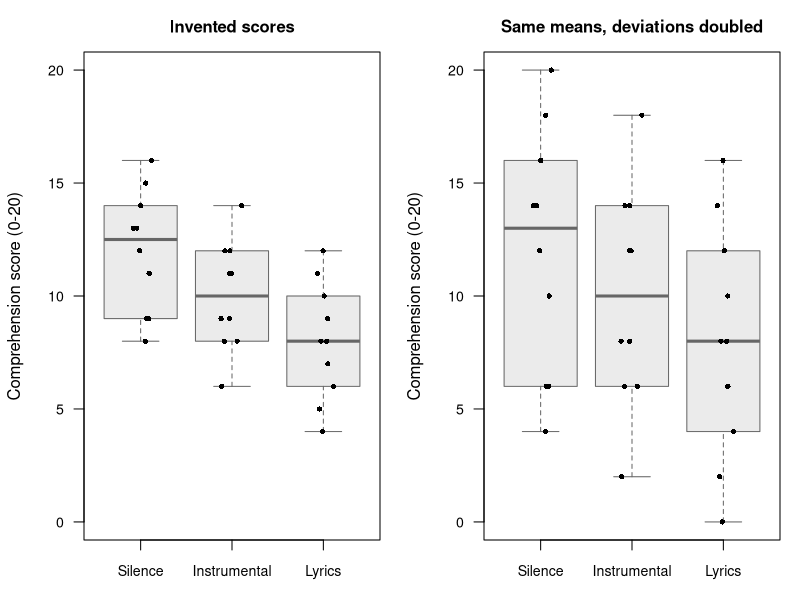
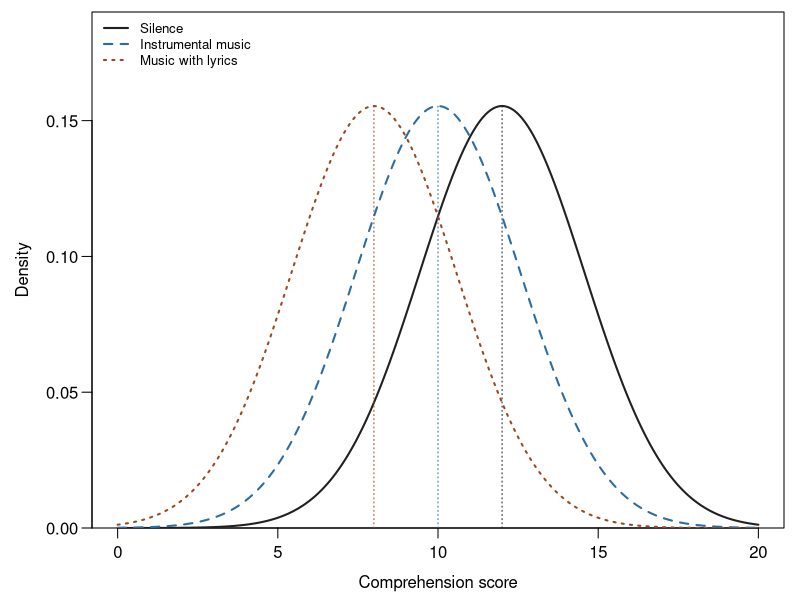
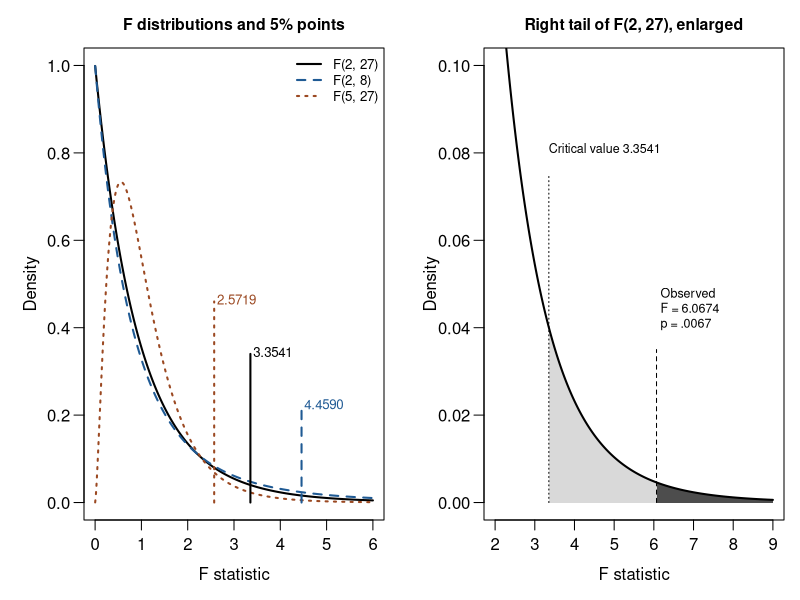
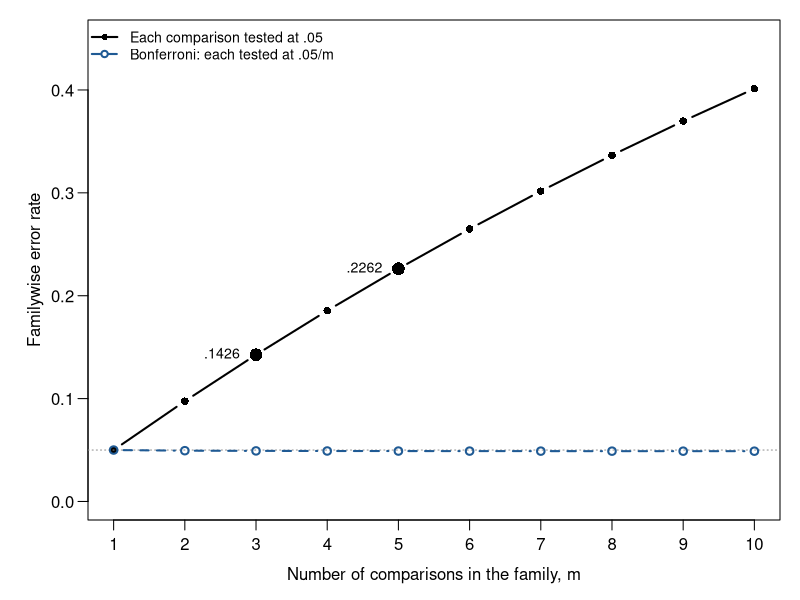
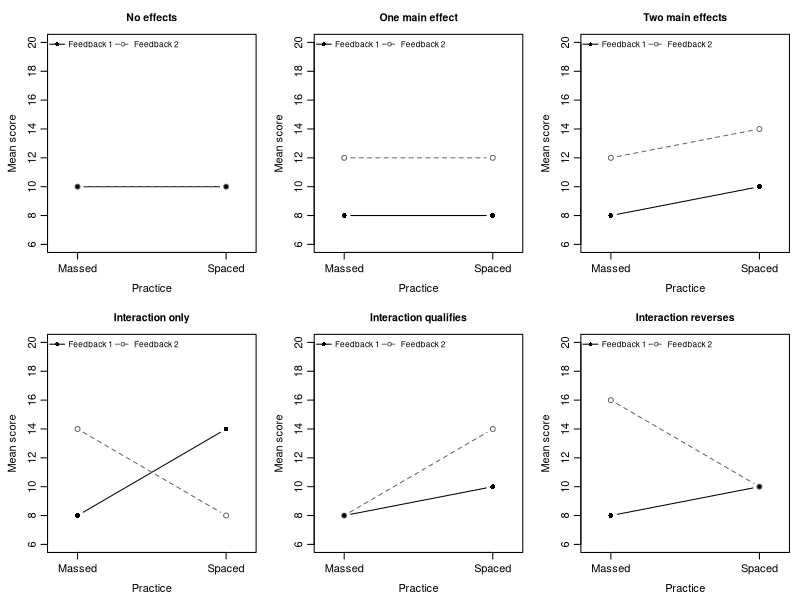
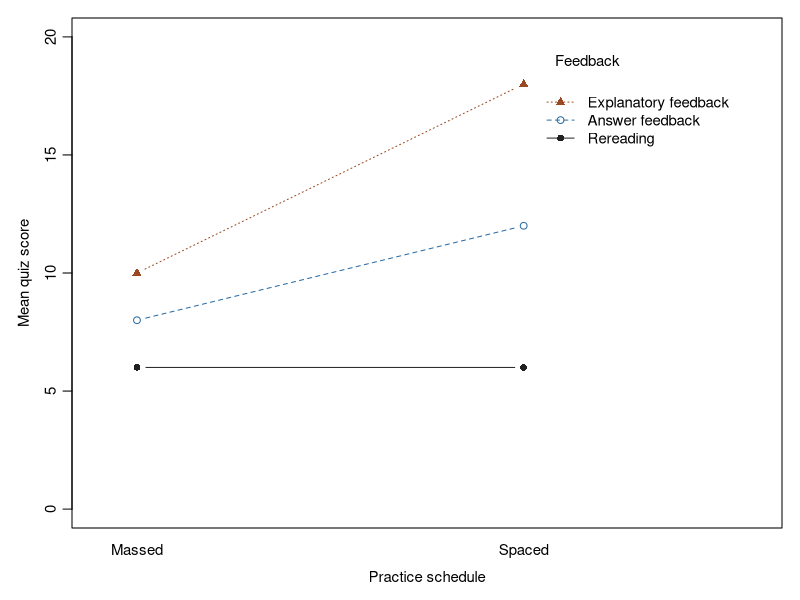
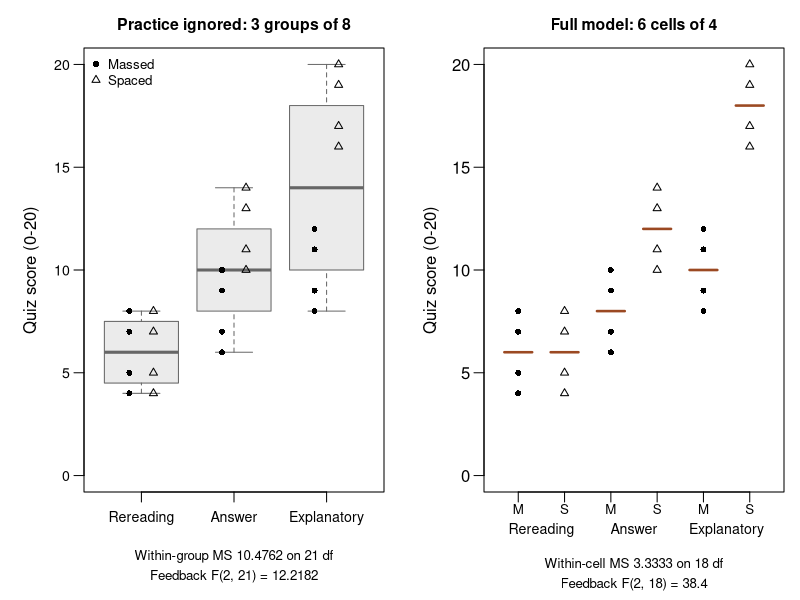
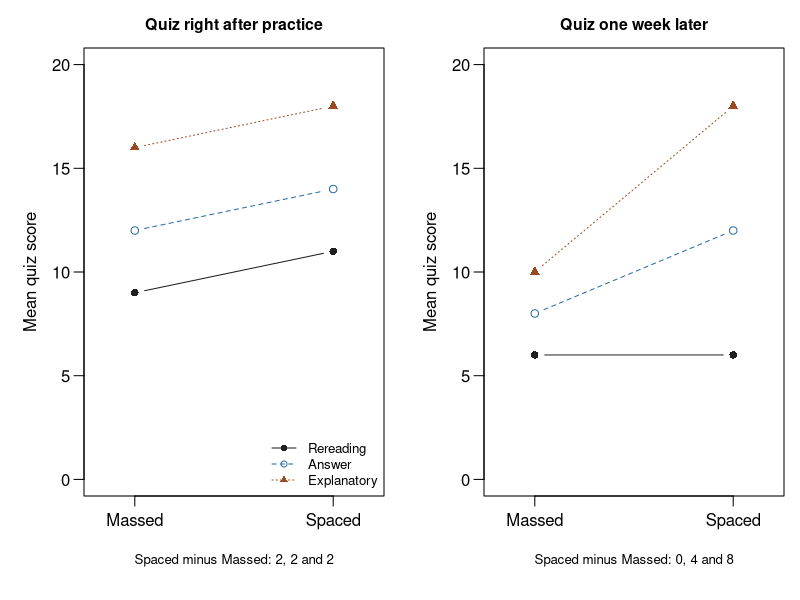

These charts were generated, in order, by the following R code:
## ---- chunk 1
#| label: setup
#| include: false
knitr::opts_chunk$set(echo = FALSE, warning = FALSE, message = FALSE,
  fig.pos = "!ht", collapse = TRUE, comment = "#>")
if (knitr::is_latex_output()) knitr::opts_chunk$set(dev = "cairo_pdf")
# Display helper: round once to four decimals and drop trailing zeros;
# a vector shares the fewest decimals that show every member.
num4 <- function(x) format(round(x, 4), digits = 15, scientific = FALSE,
  trim = TRUE)
sound_levels <- c("Silence", "Instrumental music", "Music with lyrics")
sound_data <- data.frame(
  student = sprintf("S%02d", 1:30),
  sound = factor(rep(sound_levels, each = 10), levels = sound_levels),
  score = c(8, 9, 9, 11, 12, 13, 13, 14, 15, 16,
            6, 8, 8, 9, 9, 11, 11, 12, 12, 14,
            4, 5, 6, 7, 8, 8, 9, 10, 11, 12))
one_way <- aov(score ~ sound, data = sound_data)
feedback_data <- data.frame(
  student = 1:24,
  feedback = factor(rep(c("Rereading", "Answer feedback",
    "Explanatory feedback"), each = 8),
    levels = c("Rereading", "Answer feedback", "Explanatory feedback")),
  practice = factor(rep(rep(c("Massed", "Spaced"), each = 4), 3),
    levels = c("Massed", "Spaced")),
  score = c(4, 5, 7, 8, 4, 5, 7, 8,
    6, 7, 9, 10, 10, 11, 13, 14,
    8, 9, 11, 12, 16, 17, 19, 20))
full_fit <- aov(score ~ feedback * practice, data = feedback_data)
# The three-way study of Section 4.7: the 24 students above, quizzed one
# week after practice, and 24 more quizzed right after practice, whose
# cells lie at their means minus 2, minus 1, plus 1 and plus 2.
right_after_scores <- rep(c(9, 11, 12, 14, 16, 18), each = 4) +
  rep(c(-2, -1, 1, 2), 6)
timing_data <- rbind(
  data.frame(feedback_data, timing = "One week later"),
  data.frame(student = 25:48, feedback = feedback_data$feedback,
    practice = feedback_data$practice, score = right_after_scores,
    timing = "Right after practice"))
timing_data$timing <- factor(timing_data$timing,
  levels = c("Right after practice", "One week later"))
three_fit <- aov(score ~ feedback * practice * timing, data = timing_data)
## ---- chunk 2
#| label: ch04-oneway-check
#| include: false
# Stops the render if a printed one-way anchor no longer matches its data.
f4 <- function(x) sprintf("%.4f", x)
one_way_table <- anova(one_way)
welch_check <- oneway.test(score ~ sound, data = sound_data,
  var.equal = FALSE)
tukey_check <- TukeyHSD(one_way, which = "sound")$sound
two_groups <- droplevels(subset(sound_data, sound != "Instrumental music"))
t_two <- t.test(score ~ sound, data = two_groups, var.equal = TRUE)
group_mean <- ave(sound_data$score, sound_data$sound)
doubled_check <- anova(aov(score ~ sound, data = transform(sound_data,
  score = group_mean + 2 * (score - group_mean))))
stopifnot(
  f4(tapply(sound_data$score, sound_data$sound, sd)) ==
    c("2.7080", "2.4037", "2.5820"),
  f4(one_way_table$`F value`[1]) == "6.0674",
  f4(one_way_table$`Pr(>F)`[1]) == "0.0067",
  f4(one_way_table$`Mean Sq`[2]) == "6.5926",
  f4(c(welch_check$statistic, welch_check$parameter[2],
    welch_check$p.value)) == c("5.5144", "17.9561", "0.0136"),
  f4(tukey_check[, "lwr"]) == c("-4.8470", "-6.8470", "-4.8470"),
  f4(tukey_check[, "upr"]) == c("0.8470", "-1.1530", "0.8470"),
  f4(tukey_check[, "p adj"]) == c("0.2085", "0.0047", "0.2085"),
  f4(c(t_two$statistic, t_two$p.value)) == c("3.3806", "0.0033"),
  f4(c(doubled_check$`F value`[1], doubled_check$`Pr(>F)`[1])) ==
    c("1.5169", "0.2375"))
# Anchors of the what-moves-F table, the F-reference figure, the
# familywise figure, the printed family critical values and the
# practice-ignored display.
gm <- ave(sound_data$score, sound_data$sound)
halved <- transform(sound_data, score = score - (gm - 10) / 2)
halved_tab <- anova(aov(score ~ sound, data = halved))
v <- tapply(sound_data$score, sound_data$sound, var)
F_twenty <- (20 * 8 / 2) / (19 * sum(v) / 57)
critical <- c(qt(.975, 27), qt(1 - .05 / 4, 27), sqrt(2 * qf(.95, 2, 27)))
F_crit <- c(qf(.95, 2, 27), qf(.95, 2, 8), qf(.95, 5, 27))
m <- 1:10
se_pair <- sqrt(178 / 27 * (1 / 10 + 1 / 10))
ignore_tab <- anova(aov(score ~ feedback, data = feedback_data))
stopifnot(
  f4(c(halved_tab$`Mean Sq`[1], halved_tab$`F value`[1],
    halved_tab$`Pr(>F)`[1])) == c("10.0000", "1.5169", "0.2375"),
  f4(c(F_twenty, 160 / (160 + 19 * sum(v)))) == c("12.1348", "0.2986"),
  pf(F_twenty, 2, 57, lower.tail = FALSE) < .0001,
  f4(critical) == c("2.0518", "2.3734", "2.5900"),
  f4(c(-2, -4) - critical[2] * se_pair) == c("-4.7253", "-6.7253"),
  f4(c(-2, -4) + critical[2] * se_pair) == c("0.7253", "-1.2747"),
  f4(F_crit) == c("3.3541", "4.4590", "2.5719"),
  f4(1 - (1 - .05)^c(3, 5)) == c("0.1426", "0.2262"),
  all(1 - (1 - .05 / m)^m <= .05 + 1e-12),
  f4(c(ignore_tab$`Mean Sq`[2], ignore_tab$`F value`[1],
    ignore_tab$`Pr(>F)`[1])) == c("10.4762", "12.2182", "0.0003"),
  f4(tapply(feedback_data$score, feedback_data$feedback, sd)) ==
    c("1.6903", "2.7255", "4.5981"),
  f4(258 / 29) == "8.8966")
# Anchors of Sections 2.1, 2.3, 4.5 and 4.7: the pairwise-test rate, the
# model figure's SD, the declared contrast's interval, the three-way
# cell means and the entries of the side-by-side table.
three_tab <- anova(three_fit)
two_tab <- anova(full_fit)
se_dd <- sqrt(60 / 18 * (1 / 4 + 1 / 4 + 1 / 4 + 1 / 4))
se_simple <- sqrt(60 / 18 * (1 / 4 + 1 / 4))
t18 <- qt(.975, 18)
stopifnot(
  f4(1 - ptukey(qt(.975, 27) * sqrt(2), 3, 27)) == "0.1193",
  f4(sqrt(178 / 27)) == "2.5676",
  f4(c(se_dd, t18, 4 - t18 * se_dd, 4 + t18 * se_dd)) ==
    c("1.8257", "2.1009", "0.1643", "7.8357"),
  f4(c(4 - t18 * se_simple, 4 + t18 * se_simple)) ==
    c("1.2877", "6.7123"),
  identical(as.vector(with(timing_data,
    tapply(score, list(feedback, practice, timing), mean))),
    c(9, 12, 16, 11, 14, 18, 6, 8, 10, 6, 12, 18)),
  f4(tapply(timing_data$score, timing_data$timing, mean)) ==
    c("13.3333", "10.0000"),
  isTRUE(all.equal(two_tab$`Sum Sq`, c(256, 96, 64, 60))),
  two_tab$Df == c(2, 1, 2, 18),
  f4(two_tab$`F value`[1:3]) == c("38.4000", "28.8000", "9.6000"),
  three_tab$Df == c(2, 1, 1, 2, 2, 1, 2, 36),
  f4(three_tab$`Sum Sq`) == c("450.6667", "108.0000", "133.3333",
    "32.0000", "2.6667", "12.0000", "32.0000", "120.0000"),
  f4(sum(three_tab$`Sum Sq`)) == "890.6667",
  f4(three_tab$`Mean Sq`) == c("225.3333", "108.0000", "133.3333",
    "16.0000", "1.3333", "12.0000", "16.0000", "3.3333"),
  f4(three_tab$`F value`[1:7]) == c("67.6000", "32.4000", "40.0000",
    "4.8000", "0.4000", "3.6000", "4.8000"),
  all(three_tab$`Pr(>F)`[1:3] < .0001),
  f4(three_tab$`Pr(>F)`[4:7]) == c("0.0142", "0.6733", "0.0658", "0.0142"))
# Anchors of tbl-ch04-multiway: the familywise rate at seven tests, the
# counts of rows, cells and error df, and the df of the four-way rows.
k <- 2:4
cells <- c(6, 12, 24)
four_df <- c(2, 1, 1, 1, 2, 2, 2, 1, 1, 1, 2, 2, 2, 1, 2)
stopifnot(
  f4(1 - (1 - .05)^7) == "0.3017",
  2^k - 1 == c(3, 7, 15),
  4 * cells - cells == c(18, 36, 72),
  sum(four_df) == 24 - 1, length(four_df) == 15,
  choose(12, 2) == 66)
## ---- chunk 3
#| label: fig-ch04-separation-spread
#| fig-cap: "The idea of ANOVA: the same group means with different within-group spread. Left: the thirty invented scores. Right: a constructed version in which every score's distance from its group mean is doubled, so the group means and counts are unchanged, although the medians that the boxes mark can shift. Boxes show each group's median and middle half; each point is a student, jittered sideways so that equal scores stay visible."
#| fig-alt: "Two panels of vertical boxplots with jittered points for Silence, Instrumental music and Music with lyrics, on a 0 to 20 score axis. In the left panel the invented scores span 4 to 16, with medians 12.5, 10 and 8. In the right panel every deviation from the group mean is doubled, so the scores span 0 to 20, the boxes are about twice as tall and the Silence median moves to 13, while the group means stay at 12, 10 and 8."
#| fig-width: 7
#| fig-height: 3.4
#| out-width: 100%
group_mean <- ave(sound_data$score, sound_data$sound)
doubled <- transform(sound_data,
  score = group_mean + 2 * (score - group_mean))
panel <- function(dat, title) {
  boxplot(score ~ sound, data = dat, ylim = c(0, 20), las = 1,
    names = c("Silence", "Instrumental", "Lyrics"),
    col = "grey92", border = "grey40", xlab = "", cex.axis = .85,
    ylab = "Comprehension score (0-20)", main = title)
  set.seed(12345)
  stripchart(score ~ sound, data = dat, vertical = TRUE,
    method = "jitter", jitter = .12, pch = 16, cex = .7,
    add = TRUE)
}
par(mfrow = c(1, 2), mar = c(3, 4.2, 2.6, 1), cex.main = 1)
panel(sound_data, "Invented scores")
panel(doubled, "Same means, deviations doubled")
par(mfrow = c(1, 1))
## ---- chunk 4
#| label: fig-ch04-model
#| fig-cap: "The one-way model for the background-sound study: the scores of each condition vary Normally around that condition's model mean, with one spread common to all three. The curves are drawn at the observed means 12, 10 and 8 with the common SD estimated by the square root of the within-group mean square, 2.5676."
#| fig-alt: "Three bell-shaped Normal curves of identical width on a comprehension-score axis from 0 to 20, centred at 8 for Music with lyrics, 10 for Instrumental music and 12 for Silence, each marked at its centre by a dotted line, with a legend naming the three conditions; the curves overlap widely."
#| fig-width: 7
#| fig-height: 2.3
#| out-width: 100%
sd_common <- sqrt(178 / 27)
centre <- c(12, 10, 8)
curve_col <- c("#202020", "#2B6CA3", "#9B4922")
xs <- seq(0, 20, length.out = 400)
par(mar = c(3.6, 4.6, .6, .8), mgp = c(2.2, .7, 0))
plot(NA, xlim = c(0, 20), ylim = c(0, .19), las = 1, yaxs = "i",
  xlab = "Comprehension score", ylab = "")
title(ylab = "Density", line = 3)
for (g in 1:3) {
  lines(xs, dnorm(xs, centre[g], sd_common), lwd = 2, lty = g,
    col = curve_col[g])
  segments(centre[g], 0, centre[g], dnorm(0, 0, sd_common),
    lty = 3, col = curve_col[g])
}
legend("topleft", c("Silence", "Instrumental music", "Music with lyrics"),
  lwd = 2, lty = 1:3, col = curve_col, bty = "n", cex = .8)
## ---- chunk 5
#| label: fig-ch04-f-reference
#| fig-cap: "F distributions and the one-way statistic. Left: three F distributions, each indexed by its numerator and denominator df; a vertical mark in each curve's colour and line type, labelled with its value, shows the point beyond which 5% of that distribution lies. Right: the right tail of F(2, 27), enlarged. The shaded areas together are the .05 beyond the critical value 3.3541; the dark area beyond the observed statistic 6.0674 is the p-value, .0067."
#| fig-alt: "Left panel, titled F distributions and 5% points: three right-skewed density curves over F values from 0 to 6. F(2, 27) and F(2, 8) both start near 1 at zero and decline almost together, F(2, 8) with a slightly heavier right tail; F(5, 27) rises from zero to a peak of about 0.73 near 0.6 and then declines. A labelled vertical mark in each curve's colour and line type stands at its 5% point: 2.5719 for F(5, 27), 3.3541 for F(2, 27) and 4.4590 for F(2, 8), so the heavier tail of F(2, 8) shows as a mark further to the right. Right panel: the F(2, 27) density from 2 to 9 on a vertical scale enlarged to 0.10. A dotted line marks the critical value 3.3541 and the area to its right is shaded light grey; a dashed line marks the observed F = 6.0674, and the dark area to its right is labelled p = .0067."
#| fig-width: 7
#| fig-height: 3.3
#| out-width: 100%
F_obs <- summary(one_way)[[1]][1, "F value"]
F_crit <- qf(.95, 2, 27)
df_pairs <- list(c(2, 27), c(2, 8), c(5, 27))
curve_col <- c("black", "#1F5A94", "#9B4922")
crit <- sapply(df_pairs, function(d) qf(.95, d[1], d[2]))
mark_top <- c(.34, .22, .46)
par(mfrow = c(1, 2), mar = c(4, 4.2, 2.4, .8), cex.main = .95)
xx <- seq(.001, 6, length.out = 600)
plot(NA, xlim = c(0, 6), ylim = c(0, 1), las = 1, xlab = "F statistic",
  ylab = "Density", main = "F distributions and 5% points")
for (k in 1:3) lines(xx, df(xx, df_pairs[[k]][1], df_pairs[[k]][2]),
  lwd = 2, lty = k, col = curve_col[k])
segments(crit, 0, crit, mark_top, lwd = 2, lty = 1:3, col = curve_col)
text(crit + .06, mark_top, num4(crit), adj = c(0, .3),
  col = curve_col, cex = .8)
legend("topright", lwd = 2, lty = 1:3, col = curve_col, bty = "n",
  cex = .8, sprintf("F(%d, %d)", sapply(df_pairs, `[`, 1),
    sapply(df_pairs, `[`, 2)))
xt <- seq(2, 9, length.out = 400)
plot(xt, df(xt, 2, 27), type = "n", ylim = c(0, .1), las = 1,
  xlab = "F statistic", ylab = "Density",
  main = "Right tail of F(2, 27), enlarged")
t1 <- seq(F_crit, 9, length.out = 200)
polygon(c(F_crit, t1, 9), c(0, df(t1, 2, 27), 0), col = "grey85",
  border = NA)
t2 <- seq(F_obs, 9, length.out = 200)
polygon(c(F_obs, t2, 9), c(0, df(t2, 2, 27), 0), col = "grey30",
  border = NA)
lines(xt, df(xt, 2, 27), lwd = 2)
segments(c(F_crit, F_obs), 0, c(F_crit, F_obs), c(.075, .035),
  lty = c(3, 2))
text(F_crit, .08, paste("Critical value", num4(F_crit)), adj = c(0, 0),
  cex = .75)
text(F_obs + .1, .04, sprintf("Observed\nF = %s\np = .0067", num4(F_obs)),
  adj = c(0, 0), cex = .75)
par(mfrow = c(1, 1))
## ---- chunk 6
#| label: fig-ch04-familywise
#| fig-cap: "The familywise error rate for m hypothetical independent comparisons whose null hypotheses are all true, each tested at .05 (upper line) or at Bonferroni's .05/m (lower line)."
#| fig-alt: "Two lines over the number of comparisons m, from 1 to 10. The upper line, each comparison tested at .05, rises from .05 at m = 1 through .0975 and .1426, marked at m = 3, and .1855 and .2262, marked at m = 5, to .4013 at m = 10. The lower line, Bonferroni's allocation of .05/m to each comparison, stays just below a dotted reference line at .05 for every m."
#| fig-width: 7
#| fig-height: 2.5
#| out-width: 100%
m <- 1:10
each <- 1 - (1 - .05)^m
bonferroni <- 1 - (1 - .05 / m)^m
par(mar = c(4, 4.4, 1, 1))
plot(m, each, type = "b", pch = 16, lwd = 2, ylim = c(0, .45), las = 1,
  xaxt = "n", xlab = "Number of comparisons in the family, m",
  ylab = "Familywise error rate")
axis(1, at = m)
abline(h = .05, col = "grey55", lty = 3)
lines(m, bonferroni, type = "b", pch = 1, lwd = 2, lty = 2,
  col = "#1F5A94")
points(c(3, 5), each[c(3, 5)], pch = 16, cex = 1.7)
text(c(3, 5), each[c(3, 5)], sub("^0", "", num4(each[c(3, 5)])),
  pos = 2, offset = .8, cex = .85)
legend("topleft", c("Each comparison tested at .05",
  "Bonferroni: each tested at .05/m"),
  pch = c(16, 1), lty = 1:2, lwd = 2, col = c("black", "#1F5A94"),
  bty = "n", cex = .85)
## ---- chunk 7
#| label: fig-ch04-interaction-patterns
#| fig-cap: "Six schematic patterns of cell means, covering the whole range of main-effect and interaction combinations. The two lines are two levels of a feedback factor; the drawings illustrate averages and changing differences, without significance claims."
#| fig-alt: "Six panels. No effects: Feedback 1 and Feedback 2 coincide as one flat line at 10. One main effect: two separated flat lines at 8 and 12. Two main effects: parallel rising lines. Interaction only: crossing lines with equal marginal means. Interaction qualifies: both lines rise from 8, Feedback 2 more steeply. Interaction reverses: Feedback 1 rises from 8 to 10 while Feedback 2 falls from 16 to 10."
#| fig-width: 7
#| fig-height: 3.9
#| out-width: 100%
patterns <- list(
  "No effects" = matrix(c(10, 10, 10, 10), 2, byrow = TRUE),
  "One main effect" = matrix(c(8, 8, 12, 12), 2, byrow = TRUE),
  "Two main effects" = matrix(c(8, 10, 12, 14), 2, byrow = TRUE),
  "Interaction only" = matrix(c(8, 14, 14, 8), 2, byrow = TRUE),
  "Interaction qualifies" = matrix(c(8, 10, 8, 14), 2, byrow = TRUE),
  "Interaction reverses" = matrix(c(8, 10, 16, 10), 2, byrow = TRUE))
par(mfrow = c(2, 3), mar = c(3.6, 3.6, 2.6, .8), mgp = c(2.2, .7, 0))
for (nm in names(patterns)) {
  matplot(1:2, t(patterns[[nm]]), type = "b", pch = c(16, 1),
    lty = c(1, 2), col = c("black", "grey40"),
    ylim = c(6, 20), xlim = c(.85, 2.15), xaxt = "n",
    xlab = "Practice", ylab = "Mean score", main = nm)
  axis(1, at = 1:2, labels = c("Massed", "Spaced"))
  legend("topleft", c("Feedback 1", "Feedback 2"), pch = c(16, 1),
    lty = c(1, 2), col = c("black", "grey40"), bty = "n",
    cex = .75, horiz = TRUE, x.intersp = .5)
}
par(mfrow = c(1, 1))
## ---- chunk 8
#| label: fig-ch04-cell-means
#| fig-cap: "Quiz cell means across practice schedules in the full 3 × 2 example. Each line joins means of different students; the schedule differences are 0, 4 and 8 points."
#| fig-alt: "Rereading stays at 6 from Massed to Spaced practice. Answer feedback rises from 8 to 12. Explanatory feedback rises from 10 to 18. The nonparallel lines show that the schedule comparison changes across feedback conditions."
#| fig-width: 7
#| fig-height: 3.1
#| out-width: 100%
par(mar = c(4, 4, 1, 1), cex = .9)
with(feedback_data,
  interaction.plot(practice, feedback, score, type = "b",
    pch = c(16, 1, 17), lty = 1:3,
    col = c("#202020", "#2B6CA3", "#9B4922"),
    xlab = "Practice schedule", ylab = "Mean quiz score",
    trace.label = "Feedback", ylim = c(0, 20)))
## ---- chunk 9
#| label: fig-ch04-ignore-practice
#| fig-cap: "The 24 feedback-by-practice scores analysed two ways. Left: practice is left out, so each feedback condition is one group of eight; filled circles mark Massed and triangles Spaced students. Right: the six cells of the full model, with a bar at each cell mean. Leaving practice out moves the practice and interaction variation into the within-group term."
#| fig-alt: "Two panels on a 0 to 20 quiz-score axis. Left: three boxplots of eight scores each. Rereading runs from 4 to 8, its Massed and Spaced scores identical; Answer feedback runs from 6 to 14; Explanatory feedback runs from 8 to 20, its Massed scores 8 to 12 and Spaced scores 16 to 20 forming two clusters. Beneath it: within-group MS 10.4762 on 21 df, feedback F(2, 21) = 12.2182. Right: the same scores in six cells of four, each spanning four points around its cell mean: 6 and 6 for Rereading, 8 and 12 for Answer feedback, 10 and 18 for Explanatory feedback, Massed then Spaced. Beneath it: within-cell MS 3.3333 on 18 df, feedback F(2, 18) = 38.4."
#| fig-width: 7
#| fig-height: 3.9
#| out-width: 100%
short <- c("Rereading", "Answer", "Explanatory")
symbol <- ifelse(feedback_data$practice == "Massed", 16, 2)
par(mfrow = c(1, 2), mar = c(5.4, 4.2, 2.4, .8), cex.main = .95)
boxplot(score ~ feedback, data = feedback_data, ylim = c(0, 20), las = 1,
  names = short, col = "grey92", border = "grey40", cex.axis = .85,
  xlab = "", ylab = "Quiz score (0-20)",
  main = "Practice ignored: 3 groups of 8")
points(as.integer(feedback_data$feedback) +
    ifelse(feedback_data$practice == "Massed", -.13, .13),
  feedback_data$score, pch = symbol, cex = .8)
legend("topleft", c("Massed", "Spaced"), pch = c(16, 2), bty = "n",
  cex = .8)
mtext("Within-group MS 10.4762 on 21 df", side = 1, line = 2.6, cex = .8)
mtext("Feedback F(2, 21) = 12.2182", side = 1, line = 3.6, cex = .8)
cell <- interaction(feedback_data$practice, feedback_data$feedback)
cell_mean <- tapply(feedback_data$score, cell, mean)
plot(as.integer(cell), feedback_data$score, pch = symbol, cex = .8,
  xlim = c(.5, 6.5), ylim = c(0, 20), xaxt = "n", las = 1, xlab = "",
  ylab = "Quiz score (0-20)", main = "Full model: 6 cells of 4")
segments(1:6 - .3, cell_mean, 1:6 + .3, cell_mean, lwd = 2.5,
  col = "#9B4922")
axis(1, at = 1:6, labels = rep(c("M", "S"), 3), cex.axis = .8, padj = -.8)
axis(1, at = c(1.5, 3.5, 5.5), labels = short, tick = FALSE, line = .6,
  cex.axis = .85)
mtext("Within-cell MS 3.3333 on 18 df", side = 1, line = 3, cex = .8)
mtext("Feedback F(2, 18) = 38.4", side = 1, line = 4, cex = .8)
## ---- chunk 10
#| label: fig-ch04-three-way
#| fig-cap: "Cell means of the three-way study. Each panel is the feedback-by-practice plot for one quiz timing, with each line joining means of different students. Right after practice the lines are parallel, so Answer's schedule difference minus Rereading's is 0; one week later they fan out, and the same difference of differences is 4. That change across timing is a three-way interaction."
#| fig-alt: "Two panels of cell means on a 0 to 20 quiz-score axis, with practice schedule on the horizontal axis and one line per feedback condition. Left panel, quiz right after practice: Rereading rises from 9 to 11, Answer feedback from 12 to 14 and Explanatory feedback from 16 to 18, three parallel lines; beneath it, Spaced minus Massed: 2, 2 and 2. Right panel, quiz one week later: Rereading stays at 6, Answer feedback rises from 8 to 12 and Explanatory feedback from 10 to 18, so the lines fan out; beneath it, Spaced minus Massed: 0, 4 and 8."
#| fig-width: 7
#| fig-height: 3.2
#| out-width: 100%
line_col <- c("#202020", "#2B6CA3", "#9B4922")
note <- c("Spaced minus Massed: 2, 2 and 2",
  "Spaced minus Massed: 0, 4 and 8")
par(mfrow = c(1, 2), mar = c(5.2, 4.2, 2.4, .8), cex.main = .95)
for (p in 1:2) {
  half <- timing_data[timing_data$timing == levels(timing_data$timing)[p], ]
  means <- with(half, tapply(score, list(feedback, practice), mean))
  matplot(1:2, t(means), type = "b", pch = c(16, 1, 17),
    lty = 1:3, col = line_col, ylim = c(0, 20), xlim = c(.8, 2.2),
    xaxt = "n", las = 1, xlab = "", ylab = "Mean quiz score",
    main = paste("Quiz", tolower(levels(timing_data$timing)[p])))
  axis(1, at = 1:2, labels = c("Massed", "Spaced"))
  mtext(note[p], side = 1, line = 2.6, cex = .8)
  if (p == 1) legend("bottomright", c("Rereading", "Answer", "Explanatory"),
    pch = c(16, 1, 17), lty = 1:3, col = line_col, bty = "n", cex = .8)
}
par(mfrow = c(1, 1))
## ---- chunk 11
#| label: fig-ch04-residuals
#| fig-cap: "Residuals of the one-way fit to the background-sound scores. Left: each student's residual, the score minus the group mean, by condition, jittered sideways so that equal values stay visible. Right: the thirty residuals against Normal quantiles, with a reference line."
#| fig-alt: "Left panel: three vertical strips of ten points, for Silence, Instrumental music and Music with lyrics, each spread from -4 to 4 around a dashed line at zero, with similar spread in every group. Right panel: a Normal quantile plot of the thirty residuals; the points rise in whole-number steps and follow a dashed reference line, the residuals of -4 and of 4 at the two ends sitting flatter than the line, and no point is far from it."
#| fig-width: 7
#| fig-height: 3.3
#| out-width: 100%
res <- residuals(one_way)
par(mfrow = c(1, 2), mar = c(4, 4.2, 2.2, .8), cex.main = .95)
set.seed(12345)
stripchart(res ~ sound_data$sound, vertical = TRUE, method = "jitter",
  jitter = .12, pch = 16, cex = .8, las = 1, cex.axis = .85,
  group.names = c("Silence", "Instrumental", "Lyrics"),
  ylab = "Residual (score minus group mean)",
  main = "Residuals by condition")
abline(h = 0, lty = 2)
qqnorm(res, pch = 16, cex = .8, las = 1, main = "Normal quantile plot",
  xlab = "Normal quantile", ylab = "Residual")
qqline(res, lty = 2)
par(mfrow = c(1, 1))
## ---- chunk 12
#| label: ch04-welch-sim
#| include: false
# Recomputes the rates printed in tbl-ch04-welch-consequence and stops the
# render if any printed value no longer matches.
simulate_design <- function(n, s, B = 50000) {
  set.seed(12345)
  J <- length(n); N <- sum(n)
  means <- vars <- matrix(NA, nrow = B, ncol = J)
  for (j in 1:J) {
    x <- matrix(rnorm(B * n[j], mean = 0, sd = s[j]), nrow = n[j])
    means[, j] <- colMeans(x)
    vars[, j] <- apply(x, 2, var)
  }
  grand <- drop(means %*% n) / N
  MS_B <- drop((means - grand)^2 %*% n) / (J - 1)
  MS_W <- drop(vars %*% (n - 1)) / (N - J)
  w <- sweep(1 / vars, 2, n, "*")
  W <- rowSums(w)
  weighted_mean <- rowSums(w * means) / W
  S <- drop((1 - w / W)^2 %*% (1 / (n - 1)))
  F_welch <- rowSums(w * (means - weighted_mean)^2) / (J - 1) /
    (1 + 2 * (J - 2) / (J^2 - 1) * S)
  nu <- (J^2 - 1) / (3 * S)
  c(classical = mean(MS_B / MS_W > qf(.95, df1 = J - 1, df2 = N - J)),
    welch = mean(F_welch > qf(.95, df1 = J - 1, df2 = nu)))
}
welch_rates <- rbind(simulate_design(c(10, 20, 40), c(8, 4, 4)),
  simulate_design(c(10, 20, 40), c(4, 4, 8)),
  simulate_design(c(20, 20, 20), c(8, 4, 4)))
stopifnot(sprintf("%.4f", welch_rates) ==
  c("0.1572", "0.0126", "0.0610", "0.0511", "0.0499", "0.0502"),
  sprintf("%.4f", 1504 / 67) == "22.4478",
  sprintf("%.4f", 1504 / 67 / 10) == "2.2448")
